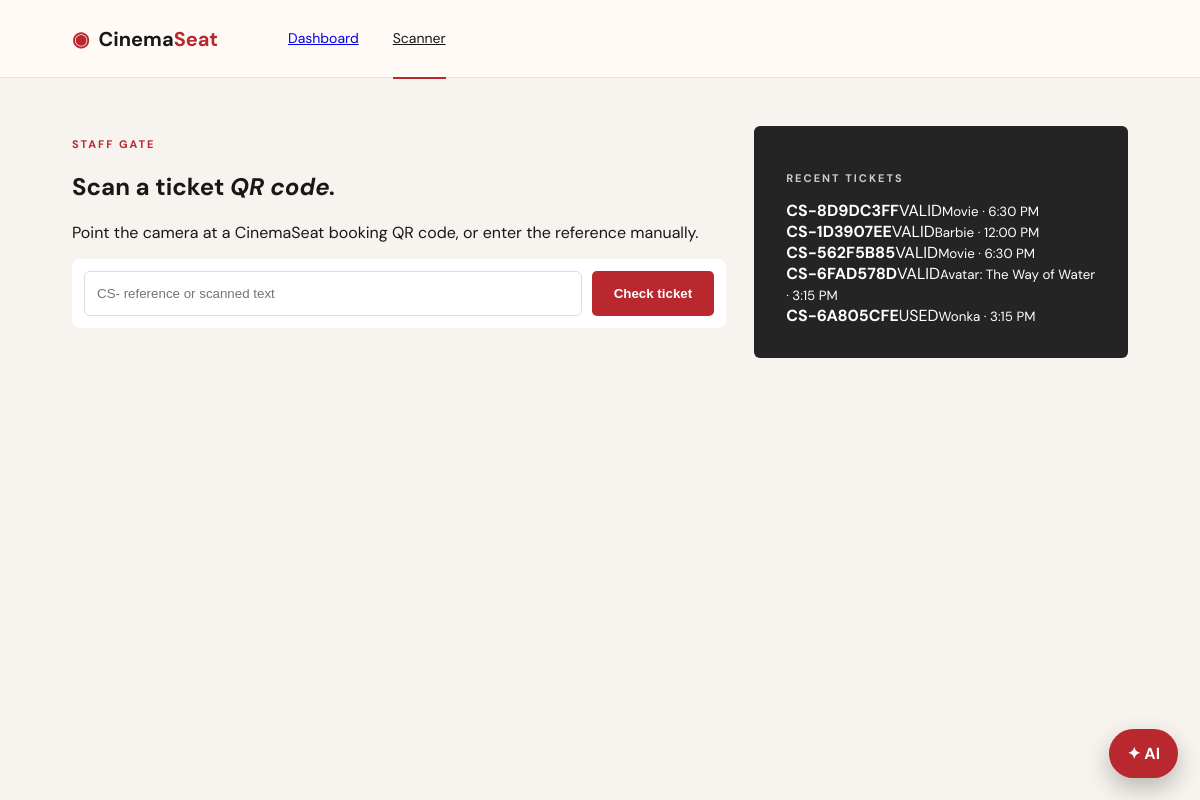
/scan/ (signed in), run on the app's committed database.
### cinemaseat/models.py (models this page shows, shortened)
class Ticket(models.Model):
    reference = models.CharField(max_length=30, unique=True)
    customer_name = models.CharField(max_length=120)
    customer_username = models.CharField(max_length=150, blank=True)
    movie = models.CharField(max_length=180)
    show_time = models.CharField(max_length=40)
    seats = models.CharField(max_length=255)
    total = models.PositiveIntegerField(default=0)
    payment_method = models.CharField(max_length=40)
    qr_payload = models.TextField()
    status = models.CharField(max_length=20, default='valid')
    created_at = models.DateTimeField(auto_now_add=True)
    scanned_at = models.DateTimeField(null=True, blank=True)
    scanned_by = models.CharField(max_length=150, blank=True)

### cinemaseat/scan_views.py (the view)
# urls.py: path("scan/", scanner, name="scanner"),
@staff_member_required(login_url='/login/')
def scanner(request):
    recent = Ticket.objects.order_by('-created_at')[:8]
    return render(request, 'cinemaseat/scanner.html', {'recent': recent})

### cinemaseat/templates/cinemaseat/scanner.html (shortened to what this page needs)
{% load static %}
<!doctype html>
<html>
<head>
<link rel="stylesheet" href="{% static 'cinemaseat/style.css' %}">
</head>
<body>
<nav>
  <a class="brand" href="/">◉ <span>Cinema<span>Seat</span></span></a>
  <div class="navlinks"><a href="/admin/dashboard/">Dashboard</a><a class="active" href="/scan/">Scanner</a></div>
</nav>
<main class="scan-page">
  <section>
    <p class="eyebrow">STAFF GATE</p>
    <h1>Scan a ticket <em>QR code.</em></h1>
    <p class="muted">Point the camera at a CinemaSeat booking QR code, or enter the reference manually.</p>
    <form id="manual-scan" class="manual-scan">
      <input id="code" name="code" placeholder="CS- reference or scanned text" required>
      <button class="btn primary" type="submit">Check ticket</button>
    </form>
  </section>
  <aside class="summary">
    <p class="eyebrow">RECENT TICKETS</p>
    {% for ticket in recent %}
      <div class="row"><b>{{ ticket.reference }}</b><span>{{ ticket.status|upper }}</span><small>{{ ticket.movie }} · {{ ticket.show_time }}</small></div>
    {% empty %}
      <p class="muted">No tickets have been issued yet.</p>
    {% endfor %}
  </aside>
</main>
<a class="ai-launcher" href="/ai/" aria-label="Open CinemaSeat AI">✦ AI</a></body>
</html>

### cinemaseat/static/cinemaseat/style.css (style rules this page uses)
:root { --red:#b9272f;--ink:#191817;--muted:#817b76;--cream:#f7f4ef;--gold:#d99b38 }
* { box-sizing:border-box }
body { margin:0;background:var(--cream);color:var(--ink);font-family:'DM Sans',sans-serif }
nav { height:78px;padding:0 6%;display:flex;align-items:center;border-bottom:1px solid #e7e1da;background:#fffaf6;gap:70px }
.brand { font-weight:700;font-size:20px;color:var(--red);text-decoration:none;display:flex;gap:9px;align-items:center }
.brand>span { color:var(--ink) }
.brand span span { color:var(--red) }
.navlinks { display:flex;gap:34px;color:#8d8580;font-size:14px }
.navlinks a { padding:30px 0 }
.navlinks .active { color:var(--ink);border-bottom:2px solid var(--red) }
.eyebrow { letter-spacing:2px;color:var(--red);font-size:11px;font-weight:700 }
.btn { border:0;border-radius:5px;padding:15px 22px;font-weight:700;cursor:pointer }
.primary { background:var(--red);color:white }
.summary { background:#242424;color:#fff;padding:32px;height:max-content;border-radius:6px }
.summary p { line-height:1.8;color:#ccc }
.scan-page,.ai-page { display:grid;grid-template-columns:1.4fr .8fr;gap:28px;padding:48px 6% }
#reader,.manual-scan,.scan-result,.ai-form,.ai-reply { background:#fff;border-radius:8px }
.manual-scan,.ai-form { display:flex;gap:10px;margin:16px 0;padding:12px }
.manual-scan input,.ai-form input { flex:1;border:1px solid #ddd;border-radius:6px;padding:12px }
.ai-launcher { position:fixed;right:22px;bottom:22px;z-index:1000;background:#b9272f;color:#fff;text-decoration:none;font-weight:bold;border-radius:999px;padding:14px 18px;box-shadow:0 10px 24px rgba(0,0,0,.25) }

### data on the page
Ticket: reference "CS-8D9DC3FF", status "VALID", movie "Movie", show_time "6:30 PM"
Ticket: reference "CS-1D3907EE", status "VALID", movie "Barbie", show_time "12:00 PM"
Ticket: reference "CS-562F5B85", status "VALID", movie "Movie", show_time "6:30 PM"
Ticket: reference "CS-6FAD578D", status "VALID", movie "Avatar: The Way of Water", show_time "3:15 PM"
Ticket: reference "CS-6A805CFE", status "USED", movie "Wonka", show_time "3:15 PM"
